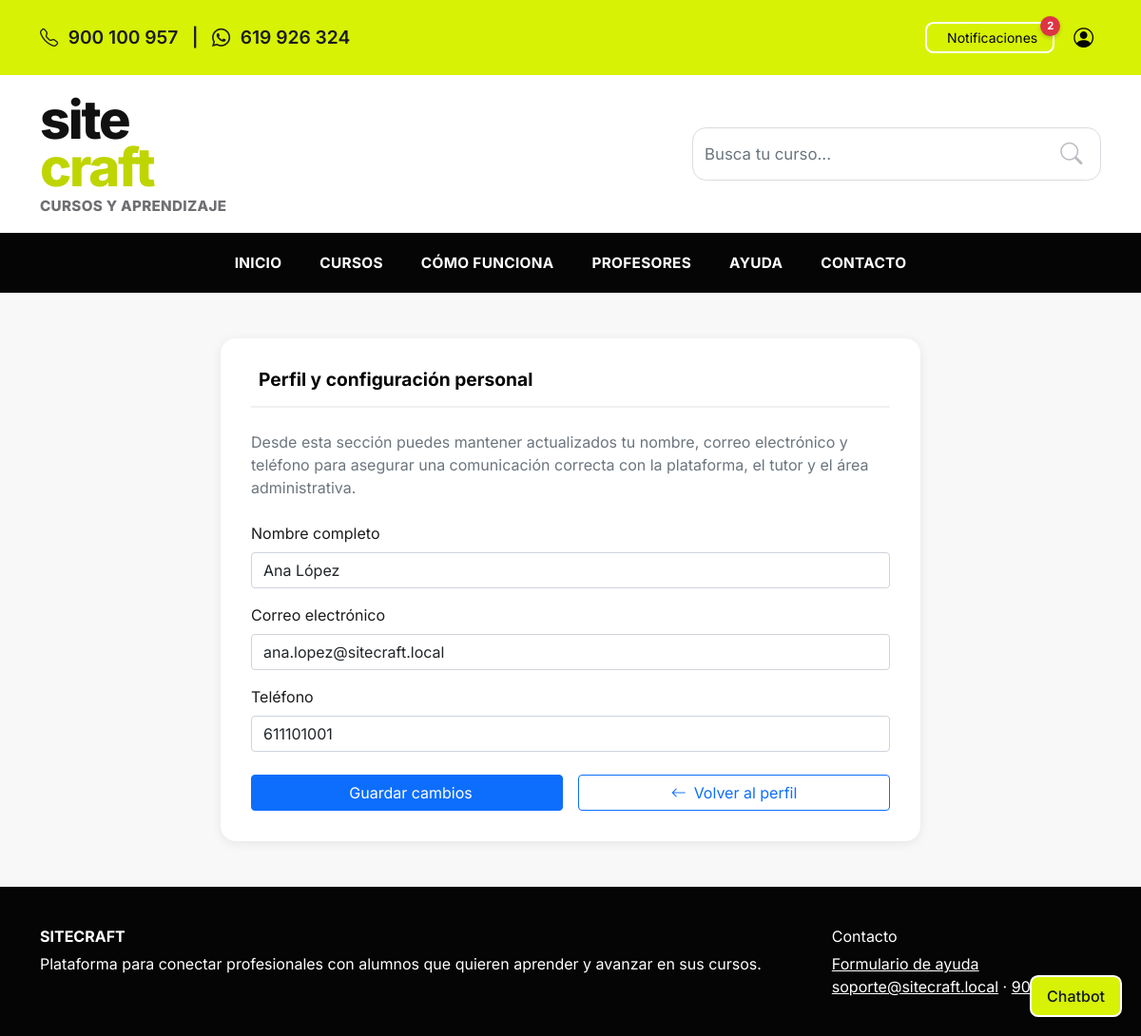
The app's page /editar-perfil.php (signed in) with its own data.
### tables this page shows
CREATE TABLE users (
    id BIGINT UNSIGNED AUTO_INCREMENT PRIMARY KEY,
    full_name VARCHAR(120) NOT NULL,
    email VARCHAR(190) NOT NULL,
    password_hash VARCHAR(255) NOT NULL,
    phone VARCHAR(30) NULL,
    is_active TINYINT(1) NOT NULL DEFAULT 1,
    created_at TIMESTAMP NOT NULL DEFAULT CURRENT_TIMESTAMP,
    updated_at TIMESTAMP NOT NULL DEFAULT CURRENT_TIMESTAMP ON UPDATE CURRENT_TIMESTAMP,
    UNIQUE KEY uq_users_email (email)
);

### public/editar-perfil.php (called while the page is built, shortened)
<?php
require __DIR__ . '/../app/config/database.php';
$user = getCurrentUser();
$errors = [];
$formData = [
    'full_name' => '',
    'email' => '',
    'phone' => '',
];
try {
    $statement = db()->prepare('SELECT full_name, email, phone FROM users WHERE id = ? LIMIT 1');
    $statement->execute([(int) $user['id']]);
    $dbUser = $statement->fetch(PDO::FETCH_ASSOC);
    $formData = [
        'full_name' => (string) $dbUser['full_name'],
        'email' => (string) $dbUser['email'],
        'phone' => $dbUser['phone'] !== null ? (string) $dbUser['phone'] : '',
    ];
} catch (Throwable) {
    $errors[] = 'No se pudo cargar tu perfil en este momento.';
}
require __DIR__ . '/../app/views/layouts/header.php';
require __DIR__ . '/../app/views/auth/edit-profile.php';
require __DIR__ . '/../app/views/layouts/footer.php';

### app/helpers/auth.php (called while the page is built, shortened)
<?php
function appBasePath(): string
{
    static $basePath = null;
    if ($basePath !== null) {
        return $basePath;
    }
    $scriptName = str_replace('\\', '/', $_SERVER['SCRIPT_NAME'] ?? '');
    $publicMarker = '/public/';
    $markerPosition = strpos($scriptName, $publicMarker);
    $dir = str_replace('\\', '/', dirname($scriptName));
    $dir = $dir === '/' ? '' : rtrim($dir, '/');
    $basePath = $dir;
    return $basePath;
}
function appUrl(string $path = ''): string
{
    $basePath = appBasePath();
    $normalizedPath = ltrim($path, '/');
    return $basePath === '' ? '/' . $normalizedPath : $basePath . '/' . $normalizedPath;
}

### app/config/database.php (called while the page is built, shortened)
<?php
function db(): PDO
{
    static $pdo = null;
    if ($pdo instanceof PDO) {
        return $pdo;
    }
    $host = '127.0.0.1';
    $port = 3306;
    $database = 'sitecraft';
    $username = 'root';
    $password = '';
    $charset = 'utf8mb4';
    $dsn = sprintf('mysql:host=%s;port=%d;dbname=%s;charset=%s', $host, $port, $database, $charset);
    $options = [
        PDO::ATTR_ERRMODE => PDO::ERRMODE_EXCEPTION,
        PDO::ATTR_DEFAULT_FETCH_MODE => PDO::FETCH_ASSOC,
        PDO::ATTR_EMULATE_PREPARES => false,
    ];
    $pdo = new PDO($dsn, $username, $password, $options);
    return $pdo;
}

### app/views/auth/edit-profile.php (the view, shortened to what this page needs)
<div class="container my-5">
    <div class="row justify-content-center">
        <div class="col-lg-8 col-md-10">
            <div class="profile-card">
                <h1 class="profile-card__title">
                    <i class="bi bi-person-gear me-2"></i>Perfil y configuración personal
                </h1>
                <p class="text-muted mb-4">
                    Desde esta sección puedes mantener actualizados tu nombre, correo electrónico y teléfono para asegurar una comunicación correcta con la plataforma, el tutor y el área administrativa.
                </p>
                <form method="POST" action="<?= htmlspecialchars(appUrl('editar-perfil.php'), ENT_QUOTES, 'UTF-8'); ?>">
                    <div class="mb-3">
                        <label for="full_name" class="form-label">Nombre completo</label>
                        <input
                            type="text"
                            class="form-control"
                            id="full_name"
                            name="full_name"
                            value="<?= htmlspecialchars($formData['full_name'], ENT_QUOTES, 'UTF-8'); ?>"
                            required
                        >
                    </div>
                    <div class="mb-3">
                        <label for="email" class="form-label">Correo electrónico</label>
                        <input
                            type="email"
                            class="form-control"
                            id="email"
                            name="email"
                            value="<?= htmlspecialchars($formData['email'], ENT_QUOTES, 'UTF-8'); ?>"
                            required
                        >
                    </div>
                    <div class="mb-4">
                        <label for="phone" class="form-label">Teléfono</label>
                        <input
                            type="text"
                            class="form-control"
                            id="phone"
                            name="phone"
                            maxlength="30"
                            value="<?= htmlspecialchars($formData['phone'], ENT_QUOTES, 'UTF-8'); ?>"
                            placeholder="Ej: 600123456"
                        >
                    </div>
                    <div class="profile-actions">
                        <button type="submit" class="btn btn-primary">
                            <i class="bi bi-save me-2"></i>Guardar cambios
                        </button>
                        <a href="<?= htmlspecialchars(appUrl('perfil.php'), ENT_QUOTES, 'UTF-8'); ?>" class="btn btn-outline-primary">
                            <i class="bi bi-arrow-left me-2"></i>Volver al perfil
                        </a>
                    </div>
                </form>
            </div>
        </div>
    </div>
</div>

### public/assets/css/base/layout.css (style rules this page uses)
:root { --color-highlight: #d7f205; --color-dark: #050505; --color-text: #1c1c1c; --color-muted: #6f6f73; --color-surface: #ffffff; --color-surface-alt: #f3f5f7; --color-border: #e3e6ea; --shadow-soft: 0 20px 50px rgba(0, 0, 0, 0.08); --radius-lg: 24px; --radius-md: 18px; --radius-sm: 12px; }
* { box-sizing: border-box; }
body { margin: 0; font-family: 'Inter', sans-serif; color: var(--color-text); background: #f8f8f8; }
a { color: inherit; }

### public/assets/css/pages/auth/profile.css (style rules this page uses)
.profile-card { background: #fff; border-radius: 1rem; padding: 2rem; box-shadow: 0 2px 12px rgba(0, 0, 0, 0.08); }
.profile-card__title { font-size: 1.2rem; font-weight: 700; color: #050505; margin-bottom: 1.5rem; padding-bottom: 1rem; border-bottom: 2px solid #f0f0f0; }
.profile-actions { display: flex; gap: 1rem; flex-wrap: wrap; }
.profile-actions .btn { flex: 1; min-width: 150px; }

### records on screen
users: full_name "Ana López", email "ana.lopez@sitecraft.local", phone "611101001"

### other values on screen
$phonePrimary "900 100 957"
$phoneSecondary "619 926 324"
$unreadCount "2"
